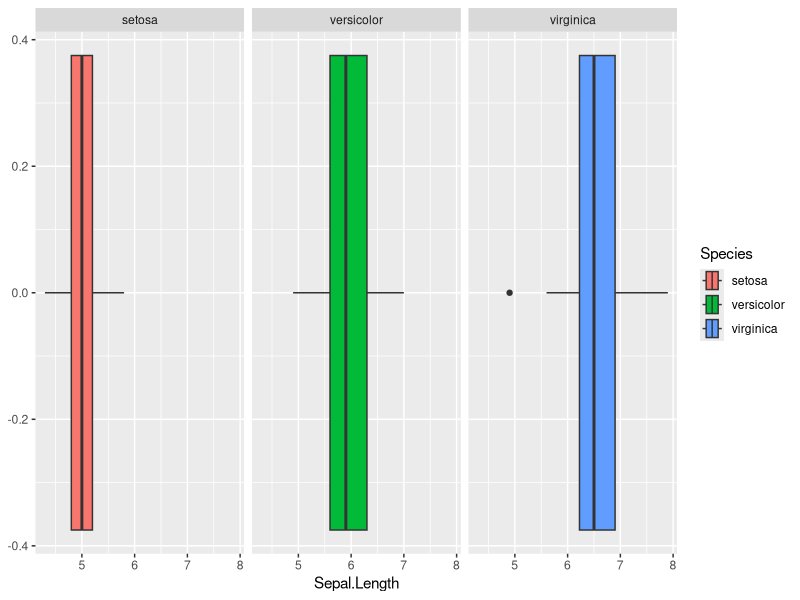
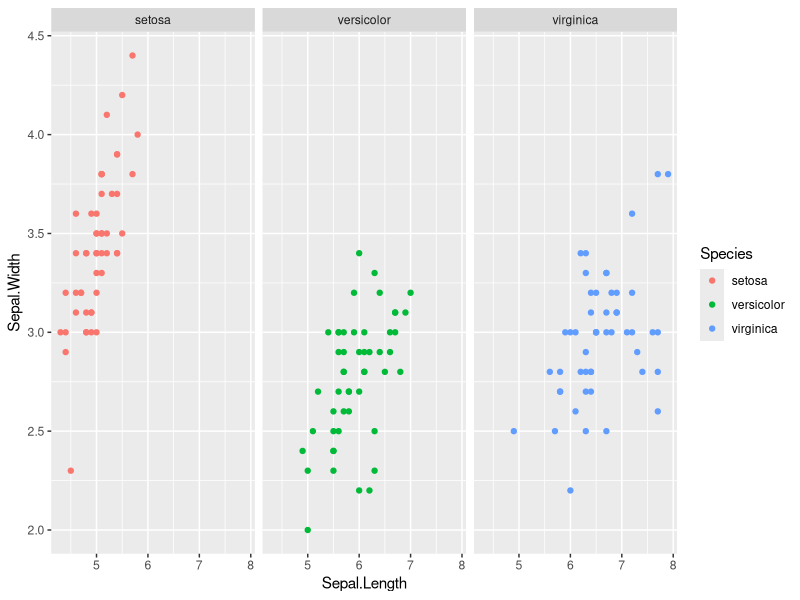
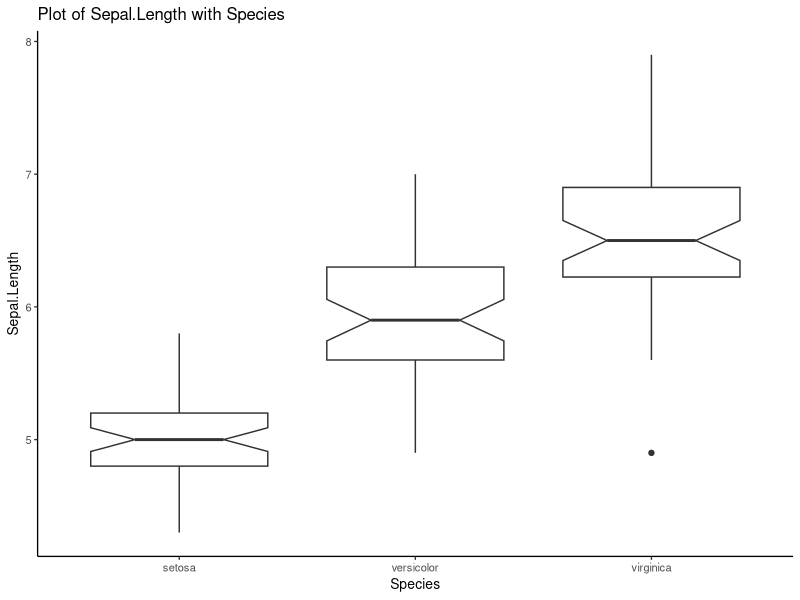
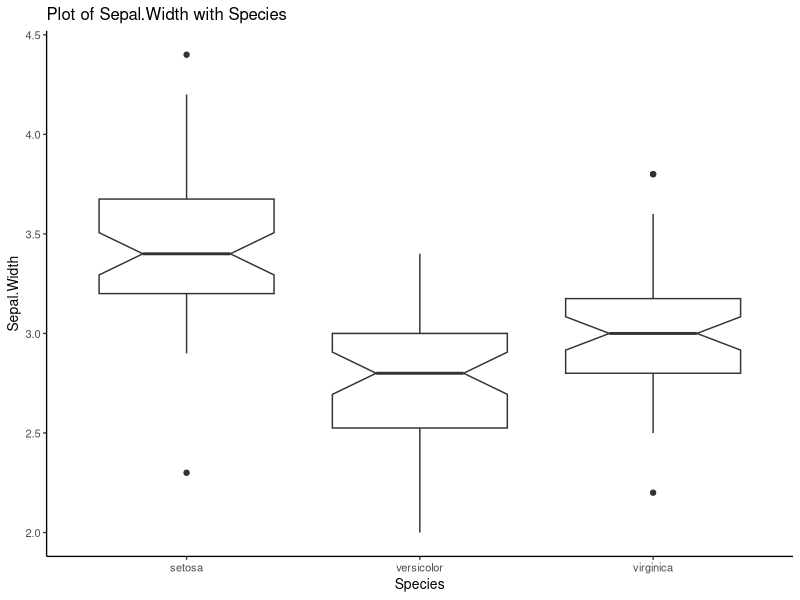
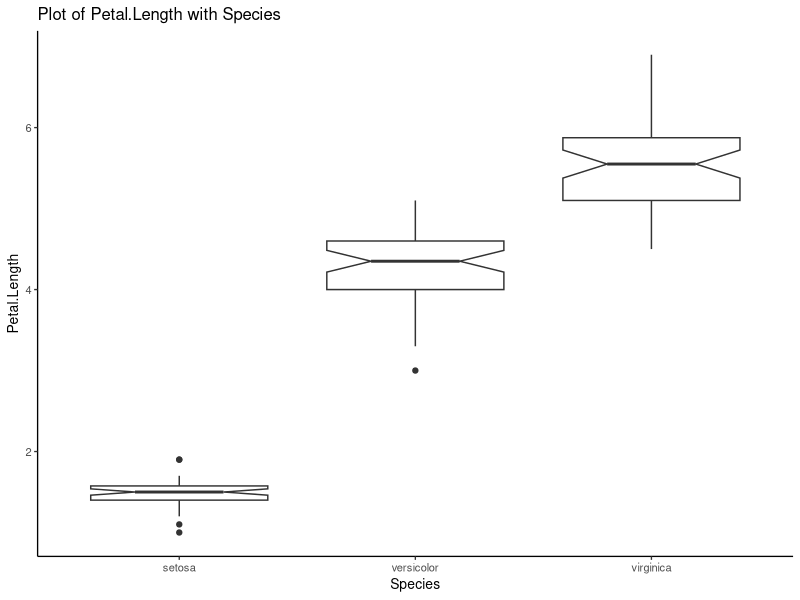
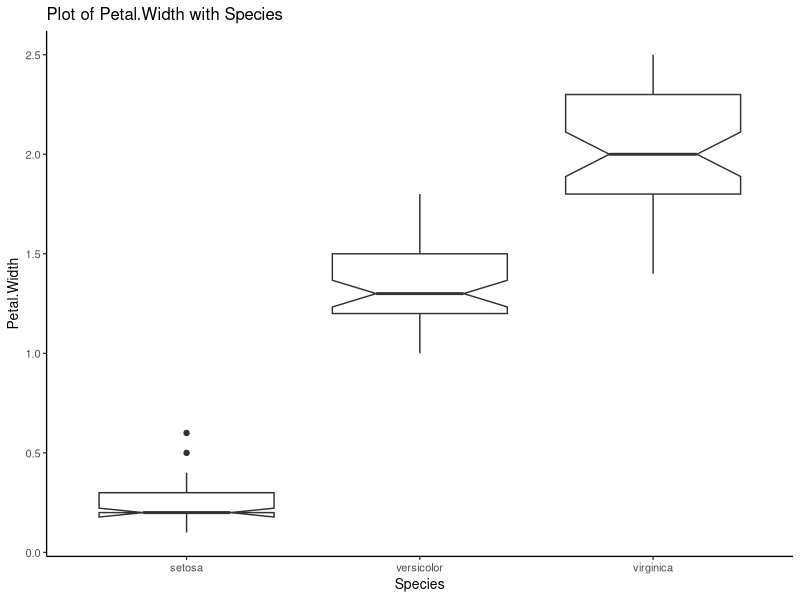

Reproduce these figures in R, in order.
##########################################
# 
# Looping through variable names and
# plotting boxplots
#
# Series:
# Little Useless-useful R functions #22
# Created: May 22, 2021
# Author: Tomaž Kaštrun
# Blog: tomaztsql.wordpress.com
# V.1.0

# Changelog: 
###########################################

library(ggplot2)


#get column names from sample dataset Iris
variableR <- names(iris)[1:4]
x <- names(iris)[5]

# Helper function
Iris_plot <- function(df=iris, x, y) {
  ggplot(df, aes(x = !! sym(x), y = !! sym(y) )) + 
    geom_boxplot(notch = TRUE) +
    ggtitle(paste0("Plot of ", y, " with ", x )) +
    theme_classic(base_size = 10)
}


# Main loop through the columns and dataset
for(varR in variableR){
  name <- paste0(varR, "_x_", x)
  png(paste0(name, ".png"))
  print(Iris_plot(df=iris, x=x, y=varR))
  dev.off()
}


# Comparison with facets
ggplot(iris, aes(Sepal.Length, fill = Species)) +
 geom_boxplot() +
    facet_wrap( ~ Species)

ggplot(iris, aes(x = Sepal.Length, y = Sepal.Width, color = Species)) + 
  geom_point() + 
  facet_grid(. ~ Species)
